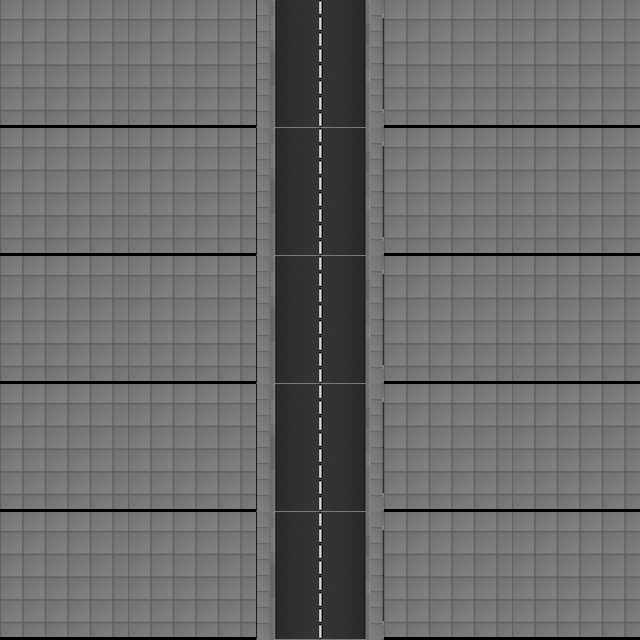

Below is a game level as drawn by its tile map, then a one-line description and the .tmx that defines it (tile-layer data replaced by summaries):
An orthogonal 5x5 tile map with 128x128 px tiles, 1 tile layer (track) and 31 objects (10x appartment_01).

<map version="1.2" tiledversion="1.2.2" orientation="orthogonal" renderorder="right-down" width="5" height="5" tilewidth="128" tileheight="128" infinite="0" nextlayerid="9" nextobjectid="32">
 <tileset firstgid="1" source="../../gbResources/track_01_tileset.tsx" />
 <layer id="1" name="track" width="5" height="5">
  <data>[25 cells, 25 non-empty, 2 distinct tile ids]</data>
 </layer>
 <objectgroup id="3" name="walls">
  <object id="2" x="367" y="3">
   <polyline points="0,0 1,124 0,253 1,377 1,507 1,638" />
  </object>
 </objectgroup>
 <objectgroup id="4" name="appartments">
  <object id="22" name="appartment_01" x="426" y="39" />
  <object id="23" name="appartment_01" x="426" y="87" />
  <object id="24" name="appartment_01" x="430" y="166" />
  <object id="25" name="appartment_01" x="427" y="213" />
  <object id="26" name="appartment_01" x="429" y="296" />
  <object id="27" name="appartment_01" x="426" y="345" />
  <object id="28" name="appartment_01" x="429" y="430" />
  <object id="29" name="appartment_01" x="430" y="476" />
  <object id="30" name="appartment_01" x="429" y="552" />
  <object id="31" name="appartment_01" x="430" y="597" />
 </objectgroup>
 <objectgroup id="5" name="trees">
  <object id="10" x="243" y="228" />
  <object id="11" x="242" y="145" />
  <object id="12" x="399" y="141" />
  <object id="13" x="400" y="238" />
  <object id="14" x="241" y="364" />
  <object id="15" x="242" y="271" />
  <object id="16" x="398" y="272" />
  <object id="17" x="399" y="364" />
  <object id="18" x="240" y="400" />
  <object id="19" x="401" y="399" />
  <object id="20" x="400" y="492" />
  <object id="21" x="239" y="492" />
 </objectgroup>
 <objectgroup id="6" name="spawners">
  <object id="3" x="318" y="318" />
 </objectgroup>
 <objectgroup id="7" name="lights">
  <object id="4" x="258" y="183" />
  <object id="5" x="258" y="314" />
  <object id="6" x="257" y="440" />
  <object id="7" x="378" y="182" />
  <object id="8" x="378" y="316" />
  <object id="9" x="379" y="443" />
 </objectgroup>
 <objectgroup id="8" name="route">
  <object id="1" x="319" y="318">
   <polyline points="0,0 2,67 2,136 3,194" />
  </object>
 </objectgroup>
</map>
